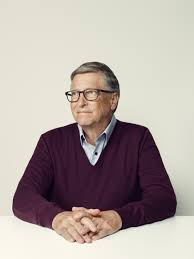
#> input picture 1.png, 194 x 259 px
$ python open_cv.py
#> lines starting #> are read from the running program, lines starting #| are printed output that depends on the picture; after the words box and inside, x2 and y2 are one past the last pixel; in counts of white or black regions, pixels touching at a corner belong together


#step 1:
# import cv2
#
#
# # Black and White (gray scale)
#
# Img = cv2.imread('bill.png', 1)
# print(Img)
# cv2.imshow('bill', Img)
#
# cv2.waitKey(0)
#
# #cv2.waitKey(2000)
#
# cv2.destroyAllWindows()
#
# #step 2:
# import cv2
#
# # Black and White (gray scale)
# img = cv2.imread('bill.png', 0)
# resized_image = cv2.resize(img, (650, 500))
# cv2.imshow('bill', resized_image)
# cv2.waitKey(0)
# cv2.destroyAllWindows()

#step 3:

import cv2

# Create a CascadeClassifier Object
face_cascade = cv2.CascadeClassifier('cascade_frontface_default.xml')

# Reading the image as it is
img = cv2.imread('1.png')
#> img is the input picture: shape (259, 194, 3); mean B, G, R 162.3, 167.3, 178.3

# Reading the image as gray scale image
gray_img = cv2.cvtColor(img, cv2.COLOR_BGR2GRAY)
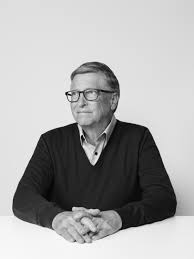
#> gray_img: shape (259, 194); min 1, max 254, mean 170
print(gray_img)
#> (printed output is left out)
# Search the co-ordintes of the image
faces = face_cascade.detectMultiScale(gray_img, scaleFactor=1.05, minNeighbors=5)
#> faces = [[62, 72, 59, 59]]
for x, y, w, h in faces:
    img = cv2.rectangle(img, (x, y), (x + w, y + h), (0, 255, 0), 3)
#> this loop made 1 pass
#> pass 1, `img = cv2.rectangle(img, (x, y), (x + w, y + h), (0, 255, 0), 3)`:
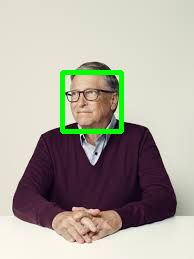
#> img: shape (259, 194, 3); 2.32% of pixels changed, all inside (x1, y1, x2, y2) = (60, 70, 124, 134)

resized = cv2.resize(img, (int(img.shape[1] / 2), int(img.shape[0] / 2)))
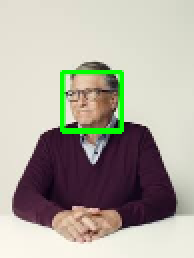
#> resized: shape (129, 97, 3) (shown 2 times larger); mean B, G, R 158.8, 169.7, 174.4

cv2.imshow("Gray", resized)

cv2.waitKey(0)

cv2.destroyAllWindows()

$ run again, with bill.png copied over 1.png
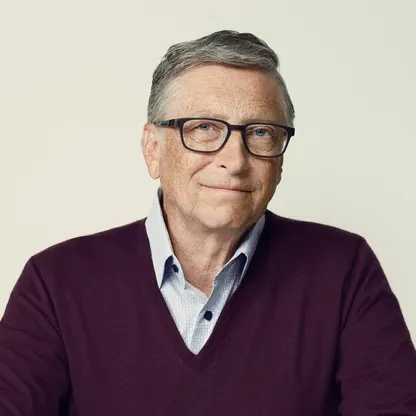
#> input picture bill.png, 416 x 416 px
#> img is the input picture: shape (416, 416, 3); mean B, G, R 133.1, 134.1, 149.7
#> `gray_img = cv2.cvtColor(img, cv2.COLOR_BGR2GRAY)`:
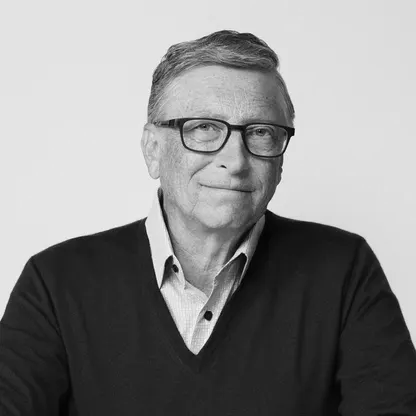
#> gray_img: shape (416, 416); min 1, max 251, mean 138.6
#> (printed output is left out)
#> faces = [[152, 239, 100, 100]]
#> the loop `for x, y, w, h in faces:` made 1 pass
#> `resized = cv2.resize(img, (int(img.shape[1] / 2), int(img.shape[0] / 2..`:
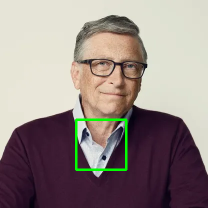
#> resized: shape (208, 208, 3); mean B, G, R 132.2, 136.2, 148.7
